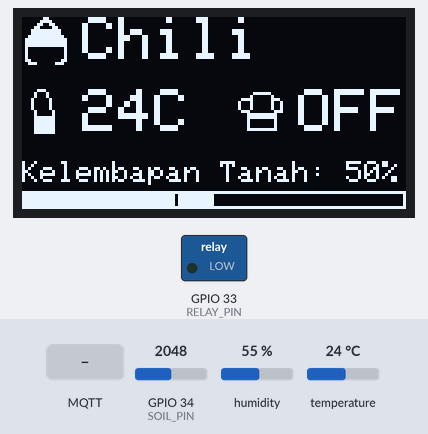
Simulated run of this program. Board: ESP32. On the bench: 128×64 one-colour display, switched loads named in the program (green lamp = pin HIGH). The inputs (shaded band) are chosen by the test bench; at power-on: humidity 55 %, GPIO 34 (SOIL_PIN) = 2048, temperature 24 °C (analog values on the 0–4095 scale). WiFi joins after 1.5 s; servers stay silent unless stated; no MQTT or app messages arrive unless stated; what the program prints to the serial monitor is not drawn.

Above: at 4.7 s.
4.8 s: MQTT message "auto" arrives on the first subscribed topic
At 8.4 s:
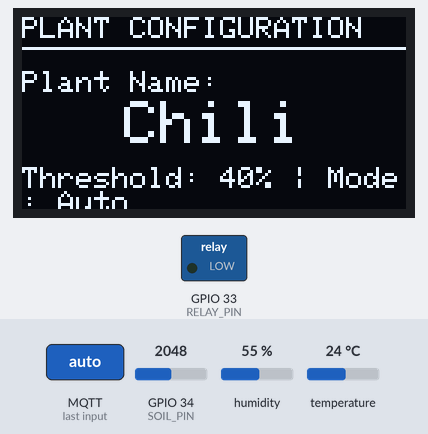
9.2 s: MQTT message "manual" arrives on the first subscribed topic
At 10.9 s:
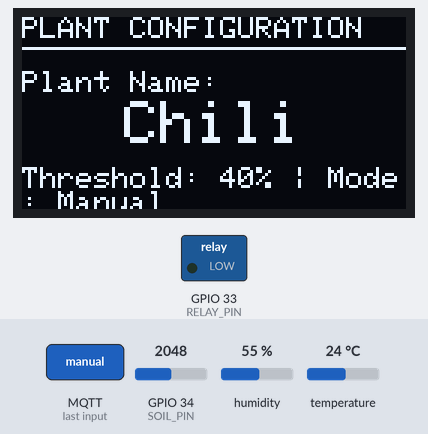
11.2 s: MQTT message "auto" arrives on the first subscribed topic
At 12.7 s:
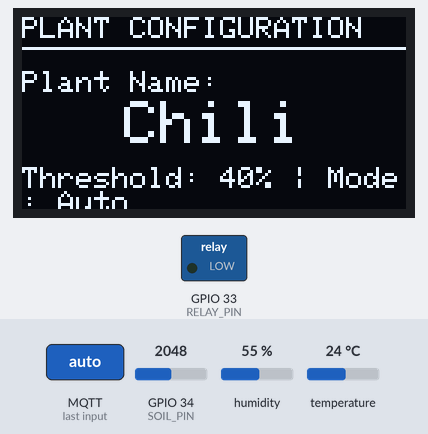
17.2 s: humidity set to 22 %
At 18.8 s:
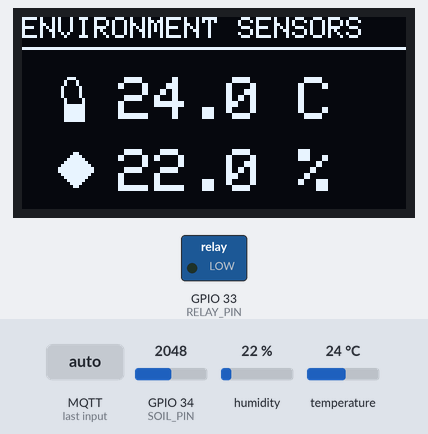
19.3 s: GPIO 34 (SOIL_PIN) set to 2429
At 24.8 s:
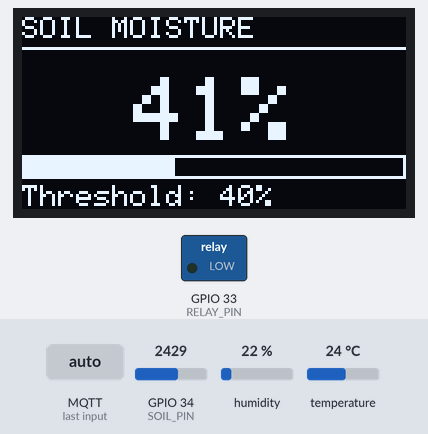
25.3 s: GPIO 34 (SOIL_PIN) set to 2547
At 32.6 s:
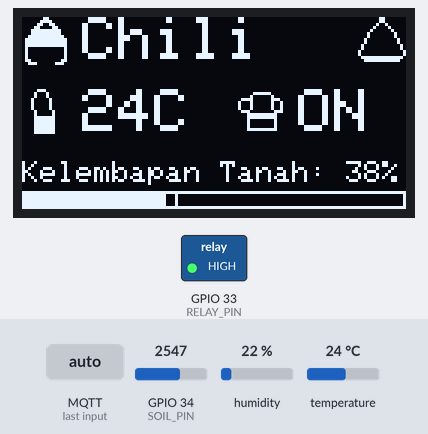
Timing chart, 0 to 34.1 s (numbered marks = the images above; inputs shaded):
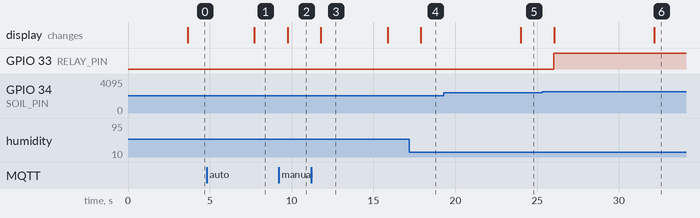

The program:

main.cpp
```cpp
#include <Arduino.h>
#include <DHT.h>
#include "config.h"
#include "display.h"
#include "mqtt_handler.h"
#include "utils.h"

// Global variables (bisa dipakai di modul lain via extern)
String currentPlantType = "chili";
String actuatorMode = "manual";  // "manual" | "auto" - controlled via MQTT
String actuatorStatus = "off";    // "on" | "off" - controlled via MQTT subscription
bool lowMoistureAlert = false;
unsigned long lastBlinkTime = 0;
bool blinkState = false;

// DHT sensor state management
bool dhtReadingEnabled = true;
float lastTemperature = 0.0;
float lastHumidity = 0.0;

// MQTT sensor publishing timing
unsigned long lastMqttPublishTime = 0;
const unsigned long MQTT_PUBLISH_INTERVAL = 5000; // 5 seconds in milliseconds

// DHT & sensor
DHT dht(DHTPIN, DHTTYPE);

void setup() {
    Serial.begin(115200);

    pinMode(RELAY_PIN, OUTPUT);
    digitalWrite(RELAY_PIN, LOW);
    analogReadResolution(12);
    dht.begin();

    initDisplay();
    setup_wifi();
}

void loop() {
    mqtt_loop();

    int sensorValue = analogRead(SOIL_PIN);
    float moisturePercent = map(sensorValue, 0, 4095, 100, 0);
    moisturePercent = constrain(moisturePercent, 0, 100);

    float temperature, humidity;

    // Only read DHT sensor when pump is off or when dhtReadingEnabled is true
    if (dhtReadingEnabled) {
        temperature = dht.readTemperature();
        humidity = dht.readHumidity();
        if (isnan(temperature)) temperature = 0.0;
        if (isnan(humidity)) humidity = 0.0;

        // Store the latest valid readings
        if (temperature > 0.0) lastTemperature = temperature;
        if (humidity > 0.0) lastHumidity = humidity;
    } else {
        // Use stored values when DHT reading is disabled
        temperature = lastTemperature;
        humidity = lastHumidity;
    }

    // Use dynamic rule thresholds (received via MQTT) instead of static plant type function.
    extern int ruleMinMoisture;
    extern int ruleMaxMoisture;
    int threshold = ruleMinMoisture; // Use min as trigger threshold (pump turns on below this)
    bool pumpOn = false;

    // Auto mode: non-blocking state machine.
    // Behavior: when moisture < ruleMinMoisture start a cycle: run pump for 10s, then turn off and wait 60s.
    // If moisture goes above ruleMaxMoisture the cycle stops and pump stays off until re-triggered.
    const unsigned long PUMP_RUN_MS = 10UL * 1000UL;      // 10 seconds
    const unsigned long PUMP_COOLDOWN_MS = 60UL * 1000UL; // 60 seconds

    if (actuatorMode == "auto") {
        static uint8_t pumpState = 0; // 0=idle,1=running,2=cooldown
        static unsigned long stateStart = 0;
        unsigned long now = millis();

        // If soil sufficiently moist, reset to idle and stop the pump
        if (moisturePercent > ruleMaxMoisture) {
            pumpState = 0;
        }

        if (moisturePercent < ruleMinMoisture) {
            if (pumpState == 0) {
                // Start running immediately when first detected below threshold
                pumpState = 1;
                stateStart = now;
            } else if (pumpState == 1) {
                // Running: check run timeout
                if (now - stateStart >= PUMP_RUN_MS) {
                    pumpState = 2; // enter cooldown
                    stateStart = now;
                }
            } else if (pumpState == 2) {
                // Cooldown: wait then re-evaluate
                if (now - stateStart >= PUMP_COOLDOWN_MS) {
                    if (moisturePercent < ruleMinMoisture) {
                        pumpState = 1; // run again
                        stateStart = now;
                    } else {
                        pumpState = 0; // go idle
                    }
                }
            }
        } else {
            // Not below min threshold and not above max hysteresis: ensure pump is off
            if (pumpState != 0) pumpState = 0;
        }

        pumpOn = (pumpState == 1);
    } else { // manual
        pumpOn = (actuatorStatus == "on");
    }

    digitalWrite(RELAY_PIN, pumpOn ? HIGH : LOW);
    String pumpStatus = pumpOn ? "1" : "0";

    // Control DHT reading based on pump status
    // Disable DHT reading when pump is on to prevent ESP restart
    dhtReadingEnabled = !pumpOn;

    lowMoistureAlert = (moisturePercent < threshold);

    // Use scene-based display instead of the old updateDisplay
    updateDisplayScenes(temperature, moisturePercent, threshold, humidity);

    // Publish MQTT sensor data only every 5 seconds
    unsigned long currentTime = millis();
    if (currentTime - lastMqttPublishTime >= MQTT_PUBLISH_INTERVAL) {
        mqtt_publishSensors(temperature, moisturePercent, humidity);
        mqtt_publishActualActuatorStatus(pumpStatus == "1");
        lastMqttPublishTime = currentTime;
    }

    // Debug info for DHT reading state
    if (!dhtReadingEnabled) {
        Serial.println("DHT reading paused (pump active) - using stored values");
    }

    // Example rule publish (static for now - could be dynamic/config-driven)
    // Rule now subscribed; no longer publishing rule JSON here.

    Serial.printf("Plant:%s, Mode:%s, Moisture:%.1f%%, Temp:%.1fC, Hum:%.1f%%, Pump:%s, Thr:%d%%\n",
                  currentPlantType.c_str(),
                  (actuatorMode == "auto" ? "Auto" : "Manual"),
                  moisturePercent,
                  temperature,
                  humidity,
                  (pumpStatus == "1" ? "ON" : "OFF"),
                  threshold);


    delay(2000);
}
```

display.h
```cpp
#ifndef DISPLAY_H
#define DISPLAY_H

#include <Arduino.h>

void initDisplay();
void updateDisplay(float temp, float moisture, int threshold, const String& pumpStatusStr);
void updateDisplayScenes(float temp, float moisture, int threshold, float humidity);
void resetSceneTiming();

#endif
```

mqtt_handler.h
```cpp
#ifndef MQTT_HANDLER_H
#define MQTT_HANDLER_H

#include <Arduino.h>

void setup_wifi();
void mqtt_loop();
void mqtt_reconnect();
// Removed legacy publishData interface.

// New extended MQTT API
void mqtt_publishSensors(float temperature, float moisture, float humidity);
void mqtt_publishActualActuatorStatus(bool isOn);

// Constants for new topic schema
extern const char* DEVICE_CODE; // e.g., "GH-001"
extern const int ACTUATOR_ID;   // e.g., 1 (pump)

// Rule parameters updated via subscribed JSON on device/{device_code}/rule
extern int ruleMinMoisture;      // min_moisture
extern int ruleMaxMoisture;      // max_moisture
extern String rulePlantName;     // plant_name
extern int rulePreferredHumidity; // preferred_humidity
extern int rulePreferredTemp;     // preferred_temp

#endif
```

utils.h
```cpp
#ifndef UTILS_H
#define UTILS_H

#include <Arduino.h>

int getThresholdByPlantType(String type);

#endif
```

display.cpp
```cpp
#include "display.h"
#include <Adafruit_GFX.h>
#include <Adafruit_SSD1306.h>
#include <Wire.h>
#include "mqtt_handler.h"

// Definisi OLED
#define OLED_RESET    -1
#define SCREEN_WIDTH  128
#define SCREEN_HEIGHT 64

// Eksternal variabel dari modul lain
extern String rulePlantName;
extern String actuatorMode;
extern bool lowMoistureAlert;
extern unsigned long lastBlinkTime;
extern bool blinkState;
// Tambahkan variabel eksternal untuk humidity dari sensor DHT
extern float lastHumidity;

// Manajemen Scene
static int currentScene = 0; // Mulai dari scene utama (0)
static unsigned long lastSceneChange = 0;
static const unsigned long SCENE_DURATION = 7000; // Durasi per scene 7 detik
static const int TOTAL_SCENES = 4; // Total 4 scene (0: Utama, 1: Info, 2: Lingkungan, 3: Tanah)

// Objek Display
Adafruit_SSD1306 display(SCREEN_WIDTH, SCREEN_HEIGHT, &Wire, OLED_RESET);

// --- Kumpulan Ikon ---
// Ikon Daun Tanaman (16x16)
static const unsigned char PROGMEM plant_leaf_icon[] = {
0x01, 0x80, 0x03, 0xc0, 0x06, 0x60, 0x0c, 0x30, 0x1f, 0xf8, 0x1f, 0xf8, 0x3f, 0xfc, 0x7f, 0xfe,
0x7f, 0xfe, 0x7f, 0xfe, 0x40, 0x02, 0x40, 0x02, 0x40, 0x02, 0x40, 0x02, 0x60, 0x06, 0x38, 0x1c
};

// Ikon Termometer (16x16)
static const unsigned char PROGMEM temp_thermometer_icon[] = {
0x07, 0x00, 0x08, 0x80, 0x08, 0x80, 0x10, 0x40, 0x10, 0x40, 0x10, 0x40, 0x10, 0x40, 0x08, 0x20,
0x08, 0x20, 0x0f, 0xe0, 0x0f, 0xe0, 0x0f, 0xe0, 0x0f, 0xe0, 0x0f, 0xe0, 0x0f, 0xe0, 0x00, 0x00
};

// Ikon Pompa Air (16x16)
static const unsigned char PROGMEM pump_motor_icon[] = {
0x00, 0x00, 0x07, 0xe0, 0x08, 0x10, 0x78, 0x1c, 0x88, 0x12, 0x88, 0x12, 0x88, 0x12, 0x70, 0x0e,
0x1f, 0xf8, 0x1f, 0xf8, 0x10, 0x08, 0x10, 0x08, 0x10, 0x08, 0x1f, 0xf8, 0x00, 0x00, 0x00, 0x00
};

// Ikon Peringatan Kelembapan Rendah (16x16)
static const unsigned char PROGMEM alert_droplet_icon[] = {
0x01, 0x80, 0x01, 0x80, 0x02, 0x40, 0x04, 0x20, 0x08, 0x10, 0x10, 0x08, 0x10, 0x08, 0x20, 0x04,
0x20, 0x04, 0x40, 0x02, 0x40, 0x02, 0x80, 0x01, 0x80, 0x01, 0x7f, 0xfe, 0x3f, 0xfc, 0x00, 0x00
};

// Ikon Tetesan Air untuk Kelembapan Udara (16x16)
static const unsigned char PROGMEM humidity_droplet_icon[] = {
0x00, 0x00, 0x01, 0x80, 0x03, 0xC0, 0x07, 0xE0, 0x0F, 0xF0, 0x1F, 0xF8, 0x3F, 0xFC, 0x3F, 0xFC,
0x1F, 0xF8, 0x0F, 0xF0, 0x07, 0xE0, 0x03, 0xC0, 0x01, 0x80, 0x00, 0x00, 0x00, 0x00, 0x00, 0x00
};

// Fungsi utilitas untuk mengubah huruf pertama menjadi kapital
String capitalize(String str) {
    if (str.length() > 0) {
        str.toLowerCase();
        str[0] = toupper(str[0]);
    }
    return str;
}

// Inisialisasi display
void initDisplay() {
    // Gunakan pin I2C default untuk ESP32 (GPIO 21, 22)
    Wire.begin();
    if (!display.begin(SSD1306_SWITCHCAPVCC, 0x3C)) {
        Serial.println(F("Alokasi SSD1306 gagal"));
        for (;;);
    }
    display.clearDisplay();
    display.setTextSize(2);
    display.setTextColor(SSD1306_WHITE);
    display.setCursor(15, 25);
    display.println("AgriSense");
    display.display();
    delay(2000);
}

// --- FUNGSI-FUNGSI TAMPILAN SCENE ---

// Scene 0: Tampilan Utama (Dashboard)
void showMainScene(float temp, float moisture, int threshold, const String& pumpStatusStr) {
    display.clearDisplay();
    display.setTextColor(SSD1306_WHITE);

    // --- Baris 1: Nama Tanaman ---
    display.drawBitmap(0, 0, plant_leaf_icon, 16, 16, SSD1306_WHITE);
    String plantName = capitalize(rulePlantName);

    // Solusi: Ukuran Font Dinamis
    if (plantName.length() > 8) {
        display.setTextSize(1);
        display.setCursor(20, 4); // Sesuaikan posisi vertikal untuk font kecil
    } else {
        display.setTextSize(2);
        display.setCursor(20, 0);
    }
    display.print(plantName);

    // --- Baris 2: Data Sensor dan Status Pompa ---
    display.drawBitmap(0, 24, temp_thermometer_icon, 16, 16, SSD1306_WHITE);
    display.setTextSize(2);
    display.setCursor(20, 24);
    // **DIUBAH DI SINI: Menghilangkan koma pada suhu**
    display.printf("%.0fC", temp);

    display.drawBitmap(72, 24, pump_motor_icon, 16, 16, SSD1306_WHITE);
    display.setTextSize(2);
    display.setCursor(92, 24);
    display.print(pumpStatusStr == "1" ? "ON" : "OFF");

    // --- Baris 3: Kelembapan Tanah (Tata Letak Baru) ---
    // 1. Tampilkan teks label di baris atasnya
    display.setTextSize(1);
    display.setCursor(0, 48); // Pindahkan teks ke y=48
    display.printf("Kelembapan Tanah: %.0f%%", moisture);

    // 2. Gambar progress bar di baris paling bawah (lebar penuh)
    int barX = 0;
    int barY = 58; // Turunkan posisi bar sedikit
    int barWidth = SCREEN_WIDTH; // Gunakan lebar penuh layar
    int barHeight = 6; // Buat bar sedikit lebih ramping
    display.drawRect(barX, barY, barWidth, barHeight, SSD1306_WHITE);

    // Mengisi bar sesuai nilai kelembapan
    int fillWidth = map(moisture, 0, 100, 0, barWidth - 2);
    display.fillRect(barX + 1, barY + 1, fillWidth, barHeight - 2, SSD1306_WHITE);

    // Menampilkan garis ambang batas (threshold)
    int thresholdX = map(threshold, 0, 100, 0, barWidth - 2);
    display.drawFastVLine(barX + 1 + thresholdX, barY + 1, barHeight - 2, SSD1306_INVERSE);

    // --- Peringatan Kedip (Blinking Alert) ---
    if (lowMoistureAlert) {
        if (millis() - lastBlinkTime > 500) {
            lastBlinkTime = millis();
            blinkState = !blinkState;
        }
        if (blinkState) {
            display.drawBitmap(112, 0, alert_droplet_icon, 16, 16, SSD1306_WHITE);
        }
    }
}

// Scene 1: Info Konfigurasi Tanaman
void showPlantInfoScene(int threshold) {
    display.clearDisplay();
    display.setTextColor(SSD1306_WHITE);

    // Header
    display.setTextSize(1);
    display.setCursor(0, 0);
    display.print("PLANT CONFIGURATION");
    display.drawFastHLine(0, 10, SCREEN_WIDTH, SSD1306_WHITE);

    // Nama Tanaman (diberi ruang khusus agar tidak terpotong)
    display.setCursor(0, 18);
    display.print("Plant Name:");
    display.setTextSize(2);

    String plantName = capitalize(rulePlantName);
    int16_t x1, y1;
    uint16_t w, h;
    display.getTextBounds(plantName, 0, 0, &x1, &y1, &w, &h);
    // Tampilkan nama di tengah layar
    display.setCursor((SCREEN_WIDTH - w) / 2, 28);
    display.println(plantName);

    // Info Tambahan
    display.setTextSize(1);
    display.setCursor(0, 50);
    display.printf("Threshold: %d%% | Mode: %s", threshold, (actuatorMode == "auto" ? "Auto" : "Manual"));
}

// Scene 2: Data Sensor Lingkungan (DHT)
void showEnvironmentScene(float temperature, float humidity) {
    display.clearDisplay();
    display.setTextColor(SSD1306_WHITE);

    // Header
    display.setTextSize(1);
    display.setCursor(0, 0);
    display.print("ENVIRONMENT SENSORS");
    display.drawFastHLine(0, 10, SCREEN_WIDTH, SSD1306_WHITE);

    // Suhu
    display.drawBitmap(10, 20, temp_thermometer_icon, 16, 16, SSD1306_WHITE);
    display.setTextSize(2);
    display.setCursor(32, 20);
    display.printf("%.1f C", temperature);

    // Kelembapan Udara
    display.drawBitmap(10, 44, humidity_droplet_icon, 16, 16, SSD1306_WHITE);
    display.setTextSize(2);
    display.setCursor(32, 44);
    display.printf("%.1f %%", humidity);
}

// Scene 3: Detail Kelembapan Tanah
void showMoistureScene(float moisture, int threshold) {
    display.clearDisplay();
    display.setTextColor(SSD1306_WHITE);

    // Header
    display.setTextSize(1);
    display.setCursor(0, 0);
    display.print("SOIL MOISTURE");
    display.drawFastHLine(0, 10, SCREEN_WIDTH, SSD1306_WHITE);

    // Angka Persentase Besar
    display.setTextSize(3);
    String moistureText = String((int)moisture) + "%";
    int16_t x1, y1;
    uint16_t w, h;
    display.getTextBounds(moistureText, 0, 0, &x1, &y1, &w, &h);
    display.setCursor((SCREEN_WIDTH - w) / 2, 20);
    display.print(moistureText);

    // Bar Kelembapan di bagian bawah
    display.setTextSize(1);
    display.setCursor(0, 56);
    display.printf("Threshold: %d%%", threshold);

    int barX = 0;
    int barY = 46;
    int barWidth = SCREEN_WIDTH;
    int barHeight = 8;
    display.drawRect(barX, barY, barWidth, barHeight, SSD1306_WHITE);

    int fillWidth = map(moisture, 0, 100, 0, barWidth - 2);
    display.fillRect(barX + 1, barY + 1, fillWidth, barHeight - 2, SSD1306_WHITE);

    int thresholdX = map(threshold, 0, 100, 0, barWidth - 2);
    display.drawFastVLine(barX + 1 + thresholdX, barY + 1, barHeight - 2, SSD1306_INVERSE);
}

// Fungsi utama untuk manajemen dan pembaruan scene
void updateDisplay(float temp, float moisture, int threshold, const String& pumpStatusStr) {
    unsigned long currentTime = millis();

    // Ganti scene jika sudah waktunya
    if (currentTime - lastSceneChange >= SCENE_DURATION) {
        currentScene = (currentScene + 1) % TOTAL_SCENES; // Loop dari 0 ke 3
        lastSceneChange = currentTime;
    }

    // Tampilkan scene yang sedang aktif
    switch (currentScene) {
        case 0:
            showMainScene(temp, moisture, threshold, pumpStatusStr);
            break;
        case 1:
            showPlantInfoScene(threshold);
            break;
        case 2:
            // Pastikan Anda meneruskan nilai humidity dari sensor DHT di sini
            showEnvironmentScene(temp, lastHumidity);
            break;
        case 3:
            showMoistureScene(moisture, threshold);
            break;
        default:
            showMainScene(temp, moisture, threshold, pumpStatusStr);
            break;
    }

    display.display();
}

// Fungsi updateDisplayScenes dengan parameter humidity tambahan
void updateDisplayScenes(float temp, float moisture, int threshold, float humidity) {
    // Update variabel global lastHumidity dengan nilai yang diterima
    lastHumidity = humidity;

    // Tentukan status pompa berdasarkan mode dan kondisi
    String pumpStatusStr = "0"; // Default OFF
    if (actuatorMode == "auto") {
        // Untuk auto mode, kita perlu menentukan status pompa berdasarkan kondisi
        // Ini adalah logika sederhana - bisa disesuaikan dengan kebutuhan
        pumpStatusStr = (moisture < threshold) ? "1" : "0";
    } else {
        // Untuk manual mode, gunakan actuatorStatus dari main.cpp
        extern String actuatorStatus;
        pumpStatusStr = (actuatorStatus == "on") ? "1" : "0";
    }

    // Panggil fungsi updateDisplay yang sudah ada
    updateDisplay(temp, moisture, threshold, pumpStatusStr);
}

// Fungsi untuk reset scene (opsional)
void resetSceneTiming() {
    lastSceneChange = millis();
    currentScene = 0;
}
```

utils.cpp
```cpp
#include "utils.h"

int getThresholdByPlantType(String type) {
    if (type == "cactus") return 20;
    if (type == "chili") return 40;
    if (type == "monstera") return 50;
    if (type == "spinach") return 60;
    if (type == "tomato") return 55;
    return 40;
}
```

config.h
```cpp
#ifndef CONFIG_H
#define CONFIG_H

// Hardware pin definitions
#define RELAY_PIN 33
#define DHTPIN 23
#define SOIL_PIN 34

// DHT sensor type
#define DHTTYPE DHT22

#endif
```

Source omitted: mqtt_handler.cpp (8309 bytes)

Measured:
- the behaviour switches between 2497 and 2498 on GPIO 34 (SOIL_PIN) (found by bisection; images 5 and 6)
- after the input at 4.8 s, the display: changes after 2.9 s (image 1)
- after the input at 9.2 s, the display: changes after 0.56 s (image 2)
- after the input at 11.2 s, the display: changes after 0.59 s (image 3)
- after the input at 17.2 s, the display: changes after 0.69 s (image 4)
- after the input at 19.3 s, the display: changes after 4.7 s (image 5)
- after the input at 25.3 s, GPIO 33 (RELAY_PIN): LOW → HIGH after 0.72 s; the display: first changes after 0.74 s (image 6 shows a later state)
